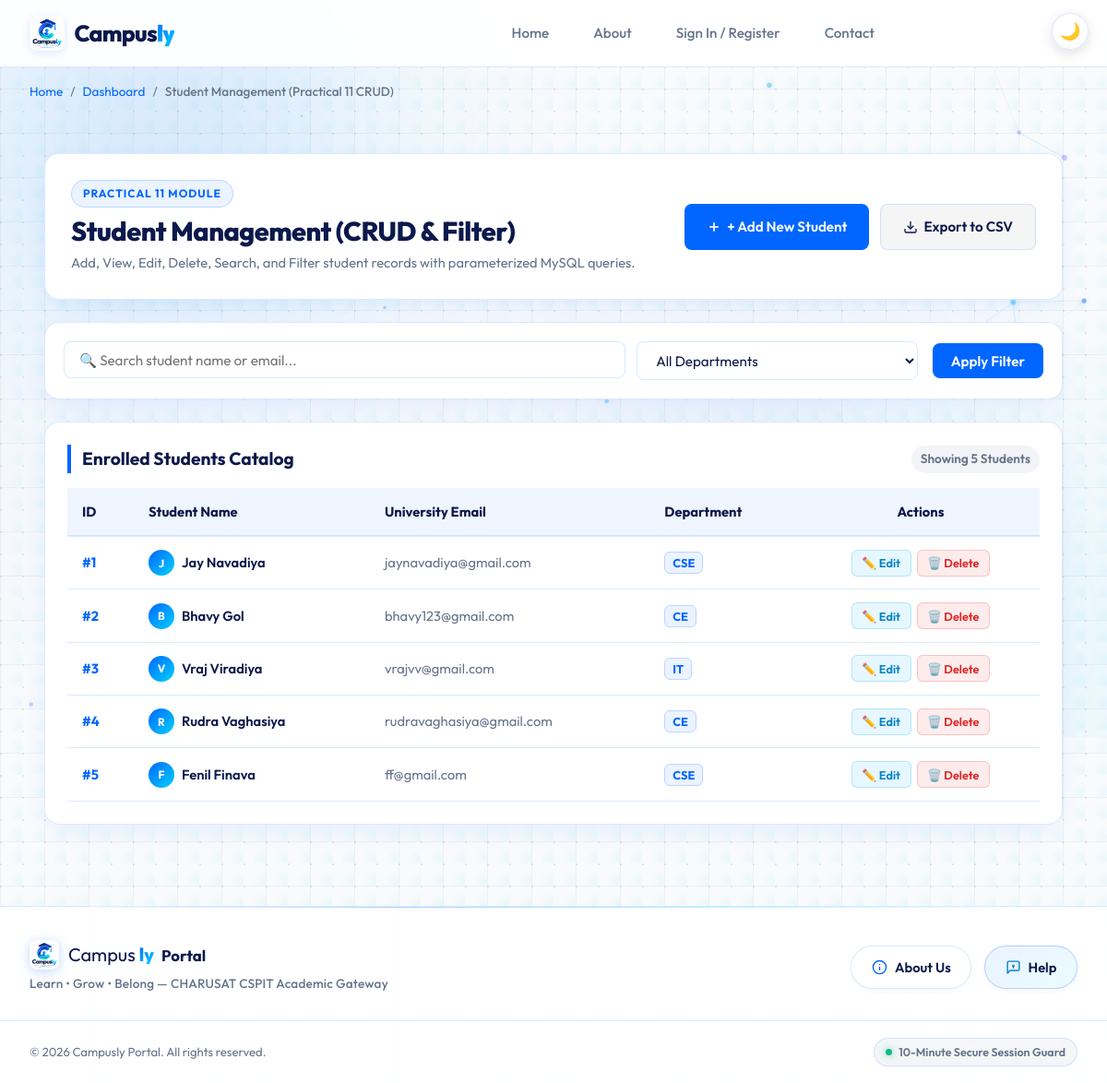
Before: /students.php with the older database file.
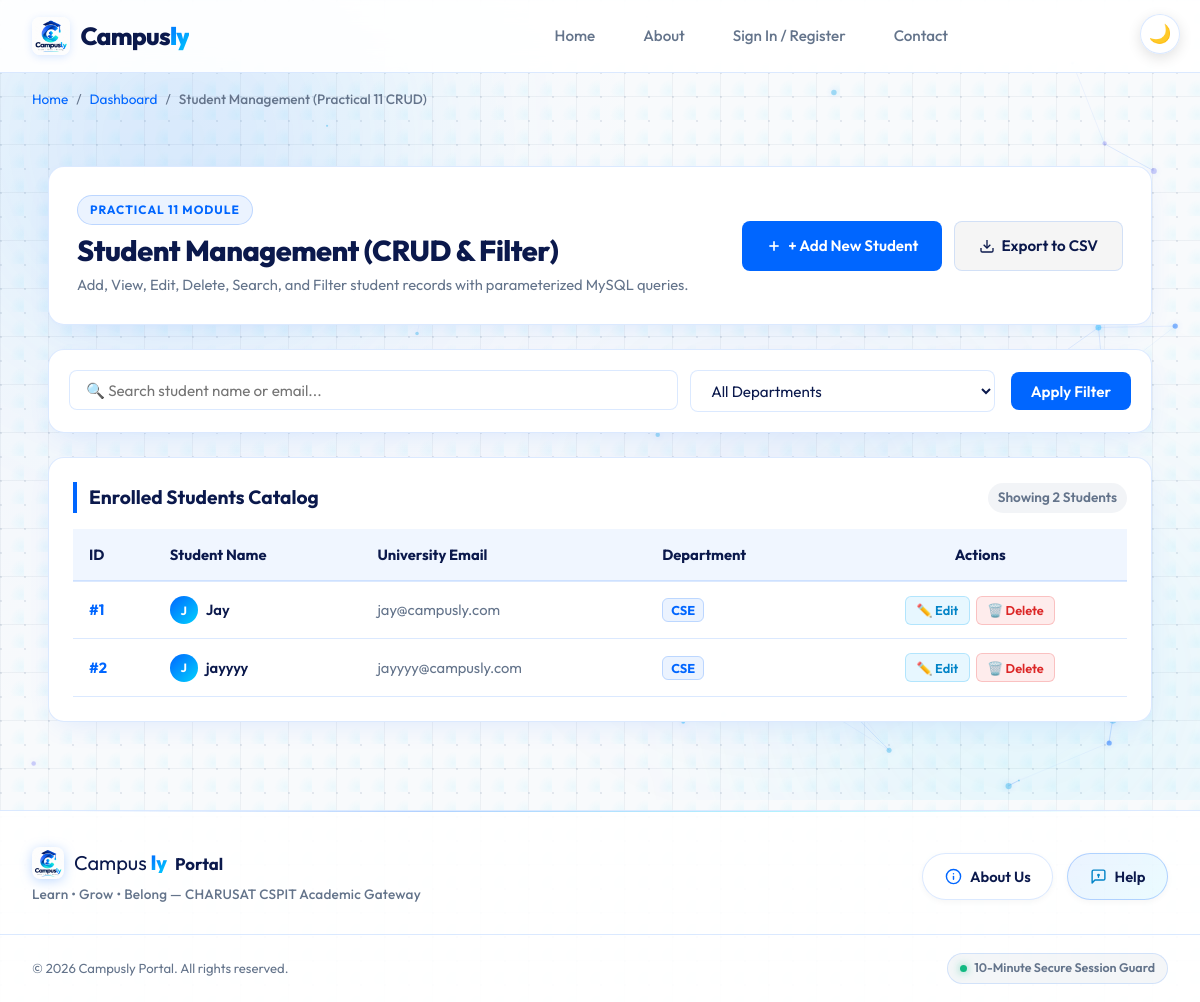
After: the same page with the newer database file.
### tables this page shows
CREATE TABLE students (
    student_id INT AUTO_INCREMENT PRIMARY KEY,
    name VARCHAR(100) NOT NULL,
    email VARCHAR(100) NOT NULL UNIQUE,
    course VARCHAR(100) NOT NULL
);

### auth.php (called while the page is built, shortened)
<?php
function is_logged_in() {
    return !empty($_SESSION['user_id']);
}

### students.php (the view, shortened to what this page needs)
<?php
$activePage = "students.php";
require_once __DIR__ . '/auth.php';
require_once __DIR__ . '/db.php';
$searchQuery  = trim($_GET['search'] ?? '');
$sql = "SELECT student_id, name, email, course FROM students WHERE 1=1";
$params = [];
$sql .= " ORDER BY student_id ASC";
$stmt = $pdo->prepare($sql);
$stmt->execute($params);
$students = $stmt->fetchAll(PDO::FETCH_ASSOC);
$totalCount = count($students);
require_once __DIR__ . '/includes/header.php';
?>
  <nav class="breadcrumbs-nav" aria-label="Breadcrumb">
    <ol class="breadcrumbs">
      <li><a href="index.php">Home</a></li>
      <?php if ($userRole === 'admin'): ?>
        <li><a href="admin_dashboard.php">Admin Control Center</a></li>
      <?php else: ?>
        <li><a href="dashboard.php">Dashboard</a></li>
      <?php endif; ?>
      <li aria-current="page">Student Management (Practical 11 CRUD)</li>
    </ol>
  </nav>
  <main id="main-content">
    <div style="max-width: 1200px; margin: 0 auto; padding: 1.5rem 1rem;">
      <section class="panel" style="padding: 1.75rem; margin-bottom: 1.5rem; display: flex; justify-content: space-between; align-items: center; flex-wrap: wrap; gap: 1rem;">
        <div>
          <div style="display: inline-flex; align-items: center; gap: 8px; background: rgba(0, 102, 255, 0.08); padding: 4px 12px; border-radius: 9999px; margin-bottom: 0.5rem; border: 1px solid rgba(0, 102, 255, 0.2);">
            <span style="font-size: 0.75rem; font-weight: 700; color: #0066ff; letter-spacing: 1px;">PRACTICAL 11 MODULE</span>
          </div>
          <h1 style="margin: 0; font-size: 1.8rem; line-height: 1.2;">Student Management (CRUD &amp; Filter)</h1>
          <p style="margin: 0.35rem 0 0 0; color: #64748b; font-size: 0.92rem;">
            Add, View, Edit, Delete, Search, and Filter student records with parameterized MySQL queries.
          </p>
        </div>
        <div style="display: flex; gap: 0.75rem; flex-wrap: wrap;">
          <button type="button" class="btn btn-primary" onclick="openAddModal()" style="display: inline-flex; align-items: center; gap: 6px;">
            <svg width="16" height="16" viewBox="0 0 24 24" fill="none" stroke="currentColor" stroke-width="2.5"><line x1="12" y1="5" x2="12" y2="19"></line><line x1="5" y1="12" x2="19" y2="12"></line></svg>
            <span>+ Add New Student</span>
          </button>
          <a href="students.php?action=export_csv" class="btn btn-secondary" style="display: inline-flex; align-items: center; gap: 6px;">
            <svg width="16" height="16" viewBox="0 0 24 24" fill="none" stroke="currentColor" stroke-width="2"><path d="M21 15v4a2 2 0 0 1-2 2H5a2 2 0 0 1-2-2v-4"></path><polyline points="7 10 12 15 17 10"></polyline><line x1="12" y1="15" x2="12" y2="3"></line></svg>
            <span>Export to CSV</span>
          </a>
        </div>
      </section>
      <section class="panel" style="padding: 1.25rem; margin-bottom: 1.5rem;">
        <form action="students.php" method="GET" style="display: flex; gap: 1rem; flex-wrap: wrap; align-items: center; justify-content: space-between;">
          <div style="display: flex; gap: 0.75rem; flex-wrap: wrap; flex: 1; min-width: 280px;">
            <div style="flex: 2; min-width: 200px; position: relative;">
              <input type="text" name="search" value="<?= htmlspecialchars($searchQuery) ?>" placeholder="🔍 Search student name or email..." style="width: 100%; padding: 0.6rem 1rem; border-radius: 8px; border: 1px solid var(--panel-border); background: var(--input-bg); color: var(--text-main);">
            </div>
            <div style="flex: 1; min-width: 140px;">
              <select name="course" style="width: 100%; padding: 0.6rem 1rem; border-radius: 8px; border: 1px solid var(--panel-border); background: var(--input-bg); color: var(--text-main);">
                <option value="ALL">All Departments</option>
              </select>
            </div>
          </div>
          <div style="display: flex; gap: 0.5rem;">
            <button type="submit" class="btn btn-primary" style="padding: 0.6rem 1.25rem;">Apply Filter</button>
          </div>
        </form>
      </section>
      <section class="panel" style="padding: 1.5rem; overflow: hidden;">
        <div style="display: flex; justify-content: space-between; align-items: center; margin-bottom: 1rem;">
          <h2 style="margin: 0; font-size: 1.2rem;">Enrolled Students Catalog</h2>
          <span style="font-size: 0.85rem; font-weight: 600; color: #64748b; background: rgba(148, 163, 184, 0.12); padding: 4px 10px; border-radius: 9999px;">
            Showing <?= (int)$totalCount ?> Student<?= $totalCount === 1 ? '' : 's' ?>
          </span>
        </div>
        <div style="overflow-x: auto;">
          <table style="width: 100%; border-collapse: collapse; font-size: 0.92rem;">
            <thead>
              <tr style="background: var(--table-th-bg, #f8fafc); border-bottom: 2px solid var(--panel-border); text-align: left;">
                <th style="padding: 0.85rem 1rem;">ID</th>
                <th style="padding: 0.85rem 1rem;">Student Name</th>
                <th style="padding: 0.85rem 1rem;">University Email</th>
                <th style="padding: 0.85rem 1rem;">Department</th>
                <th style="padding: 0.85rem 1rem; text-align: center;">Actions</th>
              </tr>
            </thead>
            <tbody>
              <?php if (empty($students)): ?>
                <tr>
                  <td colspan="5" style="text-align: center; padding: 2.5rem 1rem; color: #64748b;">
                    No student records matching your search query. <a href="students.php" style="color: var(--primary); font-weight: 600;">Reset filters</a>
                  </td>
                </tr>
              <?php else: ?>
                <?php foreach ($students as $s): ?>
                  <tr style="border-bottom: 1px solid var(--panel-border); transition: background 0.15s ease;">
                    <td style="padding: 0.85rem 1rem; font-weight: 700; color: var(--primary);">
                      #<?= htmlspecialchars($s['student_id']) ?>
                    </td>
                    <td style="padding: 0.85rem 1rem; font-weight: 600; color: var(--text-main);">
                      <div style="display: flex; align-items: center; gap: 8px;">
                        <span style="width: 28px; height: 28px; border-radius: 50%; background: linear-gradient(135deg, #0066ff, #00d2fe); color: #fff; display: inline-flex; align-items: center; justify-content: center; font-size: 0.75rem; font-weight: 700;">
                          <?= strtoupper(substr($s['name'], 0, 1)) ?>
                        </span>
                        <span><?= htmlspecialchars($s['name']) ?></span>
                      </div>
                    </td>
                    <td style="padding: 0.85rem 1rem; color: var(--text-muted);">
                      <?= htmlspecialchars($s['email']) ?>
                    </td>
                    <td style="padding: 0.85rem 1rem;">
                      <span style="padding: 3px 8px; border-radius: 6px; font-size: 0.8rem; font-weight: 700; background: rgba(0, 102, 255, 0.08); color: #0066ff; border: 1px solid rgba(0, 102, 255, 0.2);">
                        <?= htmlspecialchars($s['course']) ?>
                      </span>
                    </td>
                    <td style="padding: 0.85rem 1rem; text-align: center;">
                      <div style="display: inline-flex; gap: 6px;">
                        <button type="button" class="btn" onclick="openEditModal(<?= htmlspecialchars(json_encode($s)) ?>)" style="padding: 0.35rem 0.65rem; font-size: 0.8rem; background: rgba(56, 189, 248, 0.12); color: #0284c7; border: 1px solid rgba(56, 189, 248, 0.3); border-radius: 6px;">
                          ✏️ Edit
                        </button>
                        <form action="students.php" method="POST" style="margin: 0; display: inline;" onsubmit="return confirm('Are you sure you want to delete student #<?= (int)$s['student_id'] ?> (<?= htmlspecialchars(addslashes($s['name'])) ?>)? This action cannot be undone.');">
                          <button type="submit" class="btn" style="padding: 0.35rem 0.65rem; font-size: 0.8rem; background: rgba(239, 68, 68, 0.1); color: #dc2626; border: 1px solid rgba(239, 68, 68, 0.25); border-radius: 6px;">
                            🗑️ Delete
                          </button>
                        </form>
                      </div>
                    </td>
                  </tr>
                <?php endforeach; ?>
              <?php endif; ?>
            </tbody>
          </table>
        </div>
      </section>
    </div>
  </main>
<?php require_once __DIR__ . '/includes/footer.php'; ?>

### includes/header.php (shortened to what this page needs)
<?php
require_once __DIR__ . '/../auth.php';
$isLoggedIn = is_logged_in();
$userRole   = $_SESSION['role'] ?? 'student';
$activePage = $activePage ?? basename($_SERVER['PHP_SELF']);
?>
<!DOCTYPE html>
<html lang="en">
<head>
  <link rel="stylesheet" href="css/styles.css">
</head>
<body>
  <div id="live-bg-container" class="live-bg-container" aria-hidden="true">
  </div>
  <div class="top-corner-controls">
    <button type="button" id="theme-toggle-btn" class="theme-toggle-round-btn" onclick="toggleTheme()" aria-label="Switch Dark (#092328) / Light Theme" title="Toggle Dark/Light Theme">
      <span class="icon-moon" aria-hidden="true">🌙</span>
    </button>
  </div>
  <header>
    <div class="header-container">
      <a href="index.php" class="logo-link" aria-label="Campusly Home">
        <img src="images/campusly-logo.png" alt="Campusly Logo" class="brand-logo-img">
        <span class="brand-text"><span class="brand-campus">Campus</span><span class="brand-ly">ly</span></span>
      </a>
      <nav class="primary-nav" aria-label="Main Navigation">
        <ul>
          <li><a href="index.php" class="<?= $activePage === 'index.php' ? 'active-page' : '' ?>">Home</a></li>
          <?php if ($isLoggedIn): ?>
            <?php if ($userRole === 'admin'): ?>
              <li><a href="admin_dashboard.php" class="admin-nav-link <?= $activePage === 'admin_dashboard.php' ? 'active-page' : '' ?>">Admin Control Center</a></li>
              <li><a href="events.php" class="<?= $activePage === 'events.php' ? 'active-page' : '' ?>">Campus Events</a></li>
              <li><a href="about.php" class="<?= $activePage === 'about.php' ? 'active-page' : '' ?>">About</a></li>
              <li><a href="contact.php" class="<?= $activePage === 'contact.php' ? 'active-page' : '' ?>">Contact</a></li>
              <li class="nav-logout-item"><a href="logout.php" class="nav-logout-link"><svg width="13" height="13" viewBox="0 0 24 24" fill="none" stroke="currentColor" stroke-width="2.5" stroke-linecap="round" stroke-linejoin="round"><path d="M9 21H5a2 2 0 0 1-2-2V5a2 2 0 0 1 2-2h4"></path><polyline points="16 17 21 12 16 7"></polyline><line x1="21" y1="12" x2="9" y2="12"></line></svg><span>Log Out</span></a></li>
            <?php else: ?>
              <li><a href="dashboard.php" class="<?= $activePage === 'dashboard.php' ? 'active-page' : '' ?>">Dashboard</a></li>
              <li><a href="timetable.php" class="<?= $activePage === 'timetable.php' ? 'active-page' : '' ?>">Timetable</a></li>
              <li><a href="material.php" class="<?= $activePage === 'material.php' ? 'active-page' : '' ?>">Material</a></li>
              <li><a href="events.php" class="<?= $activePage === 'events.php' ? 'active-page' : '' ?>">Events</a></li>
              <li><a href="profile.php" class="<?= $activePage === 'profile.php' ? 'active-page' : '' ?>">Profile</a></li>
              <li><a href="about.php" class="<?= $activePage === 'about.php' ? 'active-page' : '' ?>">About</a></li>
              <li><a href="contact.php" class="<?= $activePage === 'contact.php' ? 'active-page' : '' ?>">Contact</a></li>
              <li class="nav-logout-item"><a href="logout.php" class="nav-logout-link"><svg width="13" height="13" viewBox="0 0 24 24" fill="none" stroke="currentColor" stroke-width="2.5" stroke-linecap="round" stroke-linejoin="round"><path d="M9 21H5a2 2 0 0 1-2-2V5a2 2 0 0 1 2-2h4"></path><polyline points="16 17 21 12 16 7"></polyline><line x1="21" y1="12" x2="9" y2="12"></line></svg><span>Log Out</span></a></li>
            <?php endif; ?>
          <?php else: ?>
            <li><a href="about.php" class="<?= $activePage === 'about.php' ? 'active-page' : '' ?>">About</a></li>
            <li><a href="login.php" class="<?= $activePage === 'login.php' ? 'active-page' : '' ?>">Sign In / Register</a></li>
            <li><a href="contact.php" class="<?= $activePage === 'contact.php' ? 'active-page' : '' ?>">Contact</a></li>
          <?php endif; ?>
        </ul>
      </nav>
    </div>
  </header>

### includes/footer.php (shortened to what this page needs)
  <footer class="campusly-footer">
    <div class="footer-container">
      <div class="footer-brand-wrap">
        <a href="index.php" class="footer-brand-badge" title="Campusly Portal">
          <img src="images/campusly-logo.png" alt="Campusly Logo" class="footer-brand-logo">
          <div class="footer-brand-title">
            <span class="footer-brand-campus">Campus</span><span class="footer-brand-gradient">ly</span>
            <span class="footer-brand-sub">Portal</span>
          </div>
        </a>
        <p class="footer-tagline">Learn • Grow • Belong &mdash; CHARUSAT CSPIT Academic Gateway</p>
      </div>
      <nav class="footer-actions-nav" aria-label="Portal Quick Links">
        <a href="about.php" class="footer-nav-pill">
          <svg class="footer-pill-icon" viewBox="0 0 24 24" fill="none" stroke="currentColor" stroke-width="2" stroke-linecap="round" stroke-linejoin="round">
            <circle cx="12" cy="12" r="10"></circle>
            <line x1="12" y1="16" x2="12" y2="12"></line>
            <line x1="12" y1="8" x2="12.01" y2="8"></line>
          </svg>
          <span>About Us</span>
        </a>
        <a href="contact.php" class="footer-nav-pill footer-nav-pill-highlight">
          <svg class="footer-pill-icon" viewBox="0 0 24 24" fill="none" stroke="currentColor" stroke-width="2" stroke-linecap="round" stroke-linejoin="round">
            <path d="M21 15a2 2 0 0 1-2 2H7l-4 4V5a2 2 0 0 1 2-2h14a2 2 0 0 1 2 2z"></path>
            <circle cx="12" cy="10" r="1"></circle>
            <path d="M12 13v-1"></path>
          </svg>
          <span>Help</span>
        </a>
      </nav>
    </div>
    <div class="footer-bottom-bar">
      <div class="footer-bottom-content">
        <p class="footer-copyright">&copy; <?= date('Y') ?> Campusly Portal. All rights reserved.</p>
        <div class="footer-status-pill">
          <span class="status-indicator-dot"></span>
          <span>10-Minute Secure Session Guard</span>
        </div>
      </div>
    </div>
  </footer>
</body>
</html>

Changed rows visible on the page:
removed students: student_id "3", name "V", name "Vraj Viradiya", email "vrajvv@gmail.com", course "IT"
removed students: student_id "4", name "R", name "Rudra Vaghasiya", email "rudravaghasiya@gmail.com", course "CE"
removed students: student_id "5", name "F", name "Fenil Finava", email "ff@gmail.com", course "CSE"
changed students id 1: name "Jay Navadiya" → "Jay"; email "jaynavadiya@gmail.com" → "jay@campusly.com"
changed students id 2: name "B" → "J"; name "Bhavy Gol" → "jayyyy"; email "bhavy123@gmail.com" → "jayyyy@campusly.com"; course "CE" → "CSE"
Other visible differences:
$totalCount: "5" → "2"
